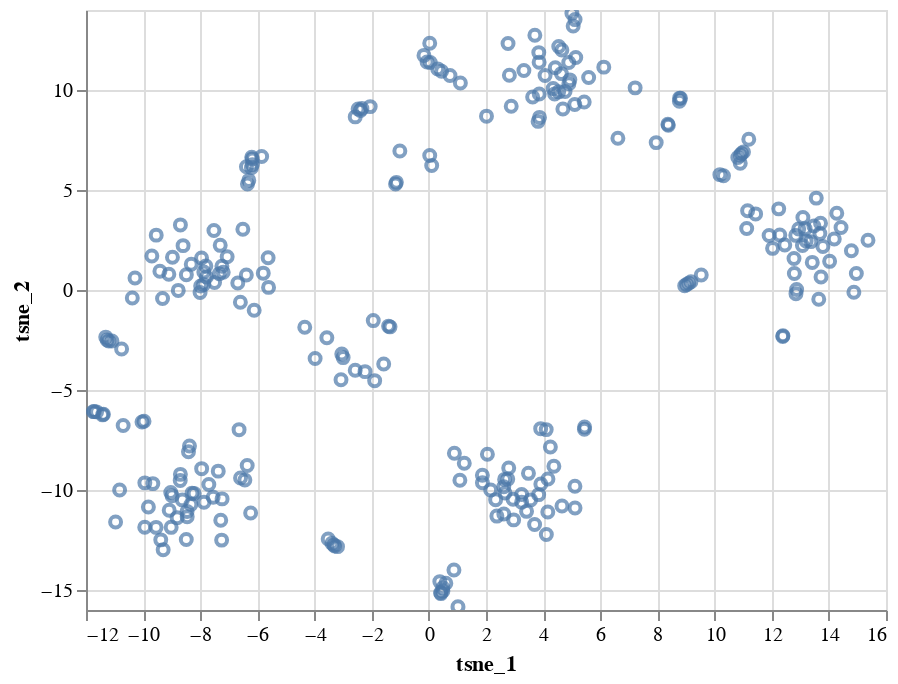

The notebook cell saved with this chart:
### Markdown cell above
### Visualize t-SNE clusters
We see that cards are primarily clustered by colour

### Code cell
alt.Chart(data=cards_df).mark_point().encode(
    x='tsne_1',
    y='tsne_2',
    tooltip=['image','name']
).interactive()

### Figure 1 — Vega-Lite specification as saved in the notebook (floating-point values rounded to 4 significant figures; data arrays with more than 128 entries replaced by an {"elided": "..."} marker saying what was removed)
{"config": {"view": {"continuousWidth": 400, "continuousHeight": 300}}, "data": {"name": "data-3d42c153a259c51de924e3cea9678c9e"}, "mark": "point", "encoding": {"tooltip": [{"field": "image", "type": "nominal"}, {"field": "name", "type": "nominal"}], "x": {"field": "tsne_1", "type": "quantitative"}, "y": {"field": "tsne_2", "type": "quantitative"}}, "selection": {"selector006": {"type": "interval", "bind": "scales", "encodings": ["x", "y"]}}, "$schema": "https://vega.github.io/schema/vega-lite/v4.17.0.json", "datasets": {"data-3d42c153a259c51de924e3cea9678c9e": {"elided": "266 records"}}}
